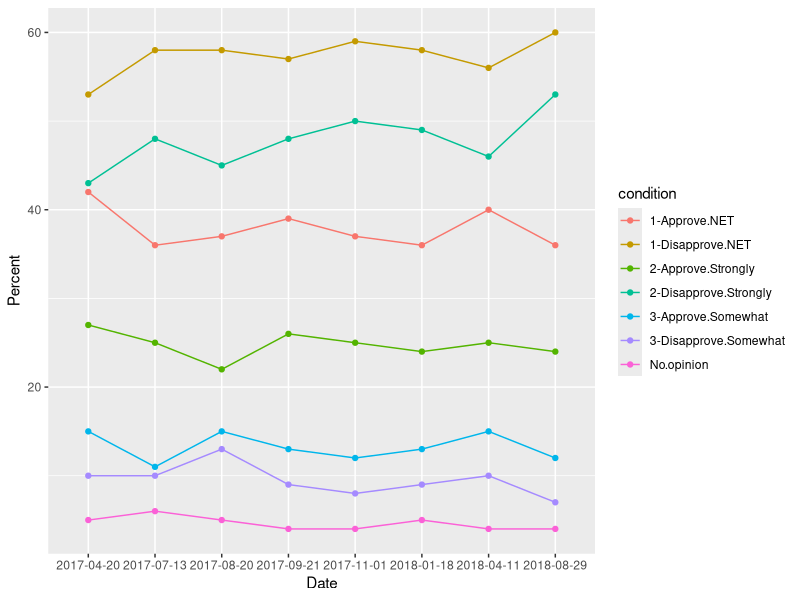
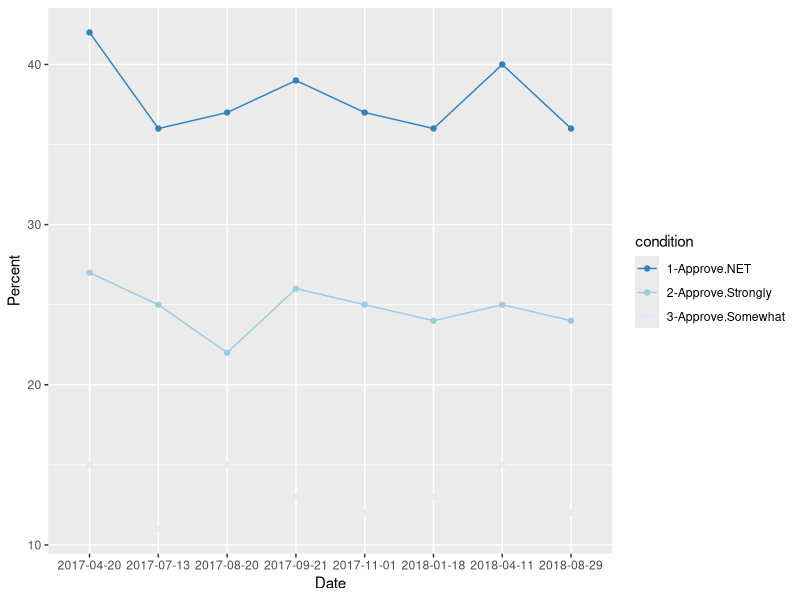
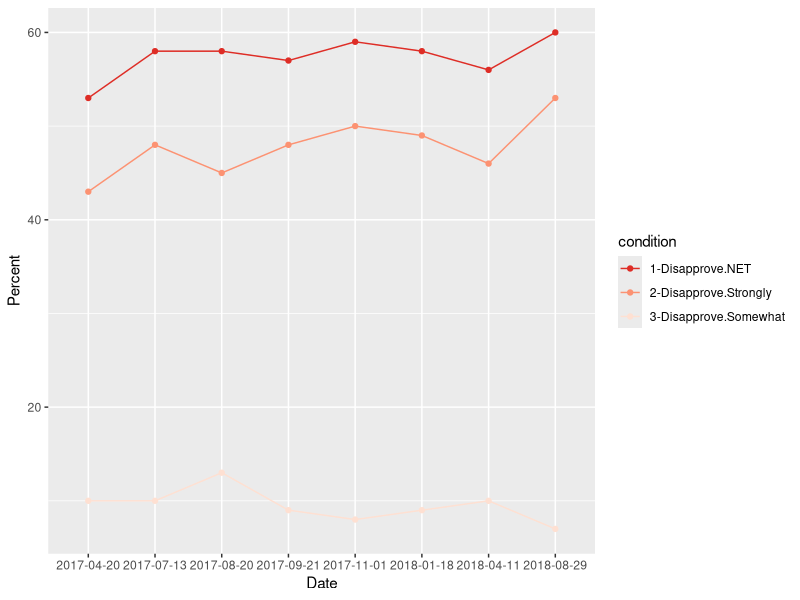
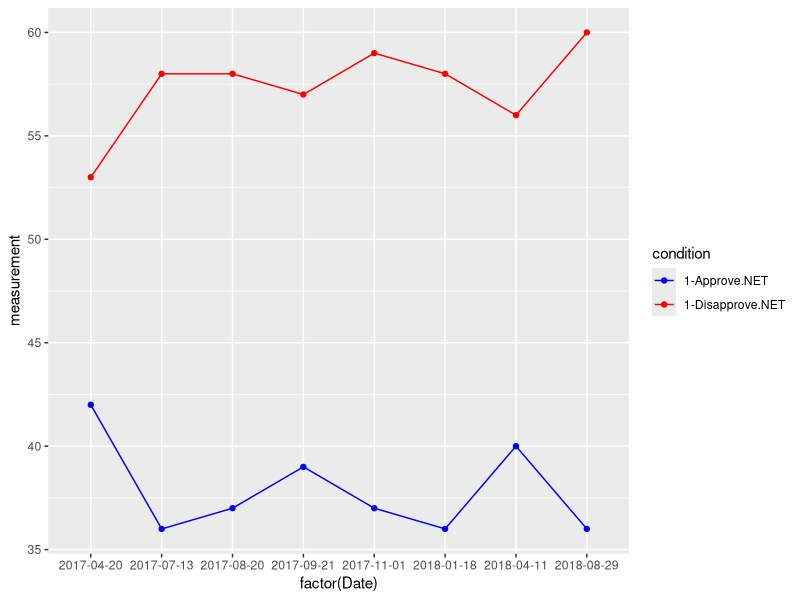

Write R code to recreate these figures, in order.
library(ggplot2)
library(tidyverse)

at <- read.csv('approvaltrend.csv')

str(at)

names(at)[2] <- '1-Approve.NET'
names(at)[3] <- '2-Approve.Strongly'
names(at)[4] <- '3-Approve.Somewhat'
names(at)[5] <- '1-Disapprove.NET'
names(at)[6] <- '3-Disapprove.Somewhat'
names(at)[7] <- '2-Disapprove.Strongly'

at$Date <- as.Date(at$Date, format = "%m/%d/%y")

at_long <- gather(at, "condition", "measurement", c("1-Approve.NET", "2-Approve.Strongly", "3-Approve.Somewhat", 
                                                    "1-Disapprove.NET", "3-Disapprove.Somewhat","2-Disapprove.Strongly", "No.opinion"))
p_long<-ggplot(at_long, aes(x=factor(Date), y=measurement, group=condition)) +
  geom_line(aes(color=condition))+
  geom_point(aes(color=condition)) + 
  labs(x = "Date", y="Percent")

p_long

dev.copy(png,'p_long.png')
dev.off()

at_approve <- gather(at, "condition", "measurement", c("1-Approve.NET", "2-Approve.Strongly", "3-Approve.Somewhat")) 

p_approve<-ggplot(at_approve, aes(x=factor(Date), y=measurement, group=condition)) +
  geom_line(aes(color=condition))+
  geom_point(aes(color=condition)) + 
  scale_color_brewer(palette="Blues", direction = -1) +
  labs(x = "Date", y="Percent")

p_approve

dev.copy(png,'p_approve.png')
dev.off()

at_disapprove <- gather(at, "condition", "measurement", c("1-Disapprove.NET", "2-Disapprove.Strongly", "3-Disapprove.Somewhat")) 

p_disapprove<-ggplot(at_disapprove, aes(x=factor(Date), y=measurement, group=condition)) +
  geom_line(aes(color=condition))+
  geom_point(aes(color=condition)) + 
  scale_color_brewer(palette="Reds", direction = -1) +
  labs(x = "Date", y="Percent")

p_disapprove

dev.copy(png,'p_disapprove.png')
dev.off()

at_net <- gather(at, "condition", "measurement", c("1-Approve.NET", "1-Disapprove.NET")) 

cbPalette <- c("#FF0000", "#0000ff")

p_net<-ggplot(at_net, aes(x=factor(Date), y=measurement, group=condition)) +
  geom_line(aes(color=condition))+
  geom_point(aes(color=condition)) + 
  scale_colour_manual(values=rev(cbPalette))
  labs(x = "Date", y="Percent")

p_net

dev.copy(png,'p_net.png')
dev.off()


